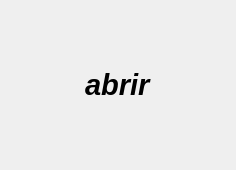
<?xml version="1.0" encoding="UTF-8"?>
<ui version="4.0">
 <class>controlEmotiv</class>
 <widget class="QWidget" name="controlEmotiv">
  <property name="geometry">
   <rect>
    <x>0</x>
    <y>0</y>
    <width>236</width>
    <height>170</height>
   </rect>
  </property>
  <property name="windowTitle">
   <string>Form</string>
  </property>
  <layout class="QGridLayout" name="gridLayout">
   <item row="1" column="1">
    <widget class="QLabel" name="l_accion">
     <property name="font">
      <font>
       <family>Arial</family>
       <pointsize>22</pointsize>
       <weight>75</weight>
       <italic>true</italic>
       <bold>true</bold>
      </font>
     </property>
     <property name="text">
      <string>abrir</string>
     </property>
    </widget>
   </item>
   <item row="2" column="1">
    <spacer name="verticalSpacer">
     <property name="orientation">
      <enum>Qt::Vertical</enum>
     </property>
     <property name="sizeHint" stdset="0">
      <size>
       <width>20</width>
       <height>40</height>
      </size>
     </property>
    </spacer>
   </item>
   <item row="1" column="2">
    <spacer name="horizontalSpacer_2">
     <property name="orientation">
      <enum>Qt::Horizontal</enum>
     </property>
     <property name="sizeHint" stdset="0">
      <size>
       <width>40</width>
       <height>20</height>
      </size>
     </property>
    </spacer>
   </item>
   <item row="1" column="0">
    <spacer name="horizontalSpacer">
     <property name="orientation">
      <enum>Qt::Horizontal</enum>
     </property>
     <property name="sizeHint" stdset="0">
      <size>
       <width>40</width>
       <height>20</height>
      </size>
     </property>
    </spacer>
   </item>
   <item row="0" column="1">
    <spacer name="verticalSpacer_2">
     <property name="orientation">
      <enum>Qt::Vertical</enum>
     </property>
     <property name="sizeHint" stdset="0">
      <size>
       <width>20</width>
       <height>40</height>
      </size>
     </property>
    </spacer>
   </item>
  </layout>
 </widget>
 <resources/>
 <connections/>
</ui>
